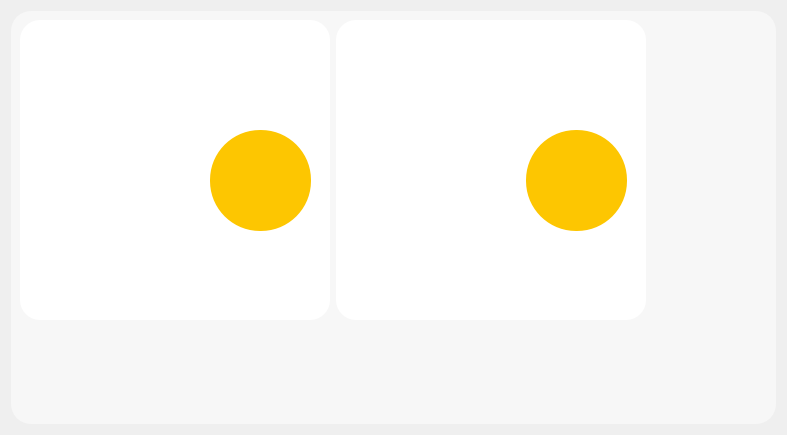
<?xml version="1.0" encoding="UTF-8"?>
<ui version="4.0">
 <class>Form</class>
 <widget class="QWidget" name="Form">
  <property name="geometry">
   <rect>
    <x>0</x>
    <y>0</y>
    <width>787</width>
    <height>435</height>
   </rect>
  </property>
  <property name="windowTitle">
   <string>home</string>
  </property>
  <layout class="QVBoxLayout" name="verticalLayout_2">
   <item>
    <layout class="QVBoxLayout" name="verticalLayout">
     <item>
      <widget class="QWidget" name="content" native="true">
       <property name="styleSheet">
        <string notr="true">background-color: #F7F7F7;
border-radius: 20px;</string>
       </property>
       <layout class="QGridLayout" name="gridLayout_2">
        <item row="0" column="0">
         <layout class="QGridLayout" name="gridLayout">
          <item row="0" column="0" alignment="Qt::AlignLeft">
           <widget class="QFrame" name="cardFrame">
            <property name="minimumSize">
             <size>
              <width>310</width>
              <height>300</height>
             </size>
            </property>
            <property name="maximumSize">
             <size>
              <width>310</width>
              <height>300</height>
             </size>
            </property>
            <property name="styleSheet">
             <string notr="true">background-color: white;
border-radius: 20px;
</string>
            </property>
            <property name="frameShape">
             <enum>QFrame::StyledPanel</enum>
            </property>
            <property name="frameShadow">
             <enum>QFrame::Raised</enum>
            </property>
            <widget class="QLabel" name="label">
             <property name="geometry">
              <rect>
               <x>10</x>
               <y>10</y>
               <width>291</width>
               <height>151</height>
              </rect>
             </property>
             <property name="text">
              <string/>
             </property>
             <property name="pixmap">
              <pixmap>../../../../img_bookclub.jpg</pixmap>
             </property>
             <property name="scaledContents">
              <bool>true</bool>
             </property>
            </widget>
            <widget class="QLabel" name="label_5">
             <property name="geometry">
              <rect>
               <x>190</x>
               <y>110</y>
               <width>101</width>
               <height>101</height>
              </rect>
             </property>
             <property name="styleSheet">
              <string notr="true">border-radius: 50%;
background-color: #FDC601;</string>
             </property>
             <property name="text">
              <string/>
             </property>
            </widget>
            <widget class="QLabel" name="label_2">
             <property name="geometry">
              <rect>
               <x>30</x>
               <y>26</y>
               <width>109</width>
               <height>64</height>
              </rect>
             </property>
             <property name="autoFillBackground">
              <bool>false</bool>
             </property>
             <property name="styleSheet">
              <string notr="true">color: #ffffff;
font-size: 36px;
background-color: transparent;
font-family: &quot;Poppins&quot;;
</string>
             </property>
             <property name="text">
              <string>ITSD81</string>
             </property>
            </widget>
            <widget class="QLabel" name="label_4">
             <property name="geometry">
              <rect>
               <x>30</x>
               <y>110</y>
               <width>106</width>
               <height>22</height>
              </rect>
             </property>
             <property name="styleSheet">
              <string notr="true">color: white;
font-family: &quot;Poppins&quot;;
font-size: 12px;
background-color: transparent;</string>
             </property>
             <property name="text">
              <string>Neil John Jomaya</string>
             </property>
            </widget>
            <widget class="QLabel" name="label_3">
             <property name="geometry">
              <rect>
               <x>30</x>
               <y>80</y>
               <width>70</width>
               <height>28</height>
              </rect>
             </property>
             <property name="styleSheet">
              <string notr="true">color: white;
font-family: &quot;Poppins&quot;;
font-size: 16px;
background-color: transparent;
</string>
             </property>
             <property name="text">
              <string>BSIT - 3C</string>
             </property>
            </widget>
           </widget>
          </item>
          <item row="0" column="2">
           <spacer name="horizontalSpacer">
            <property name="orientation">
             <enum>Qt::Horizontal</enum>
            </property>
            <property name="sizeHint" stdset="0">
             <size>
              <width>50</width>
              <height>20</height>
             </size>
            </property>
           </spacer>
          </item>
          <item row="0" column="1">
           <widget class="QFrame" name="cardFrame_2">
            <property name="minimumSize">
             <size>
              <width>310</width>
              <height>200</height>
             </size>
            </property>
            <property name="maximumSize">
             <size>
              <width>310</width>
              <height>300</height>
             </size>
            </property>
            <property name="styleSheet">
             <string notr="true">background-color: white;
border-radius: 20px;
</string>
            </property>
            <property name="frameShape">
             <enum>QFrame::StyledPanel</enum>
            </property>
            <property name="frameShadow">
             <enum>QFrame::Raised</enum>
            </property>
            <widget class="QLabel" name="label_6">
             <property name="geometry">
              <rect>
               <x>10</x>
               <y>10</y>
               <width>291</width>
               <height>151</height>
              </rect>
             </property>
             <property name="text">
              <string/>
             </property>
             <property name="pixmap">
              <pixmap>../../../../img_bookclub.jpg</pixmap>
             </property>
             <property name="scaledContents">
              <bool>true</bool>
             </property>
            </widget>
            <widget class="QLabel" name="label_7">
             <property name="geometry">
              <rect>
               <x>190</x>
               <y>110</y>
               <width>101</width>
               <height>101</height>
              </rect>
             </property>
             <property name="styleSheet">
              <string notr="true">border-radius: 50%;
background-color: #FDC601;</string>
             </property>
             <property name="text">
              <string/>
             </property>
            </widget>
            <widget class="QLabel" name="label_8">
             <property name="geometry">
              <rect>
               <x>30</x>
               <y>26</y>
               <width>121</width>
               <height>64</height>
              </rect>
             </property>
             <property name="autoFillBackground">
              <bool>false</bool>
             </property>
             <property name="styleSheet">
              <string notr="true">color: #ffffff;
font-size: 36px;
background-color: transparent;
font-family: &quot;Poppins&quot;;
</string>
             </property>
             <property name="text">
              <string>ITSD83</string>
             </property>
            </widget>
            <widget class="QLabel" name="label_9">
             <property name="geometry">
              <rect>
               <x>30</x>
               <y>110</y>
               <width>121</width>
               <height>22</height>
              </rect>
             </property>
             <property name="styleSheet">
              <string notr="true">color: white;
font-family: &quot;Poppins&quot;;
font-size: 12px;
background-color: transparent;</string>
             </property>
             <property name="text">
              <string>Mindell Rey Aguirre</string>
             </property>
            </widget>
            <widget class="QLabel" name="label_10">
             <property name="geometry">
              <rect>
               <x>30</x>
               <y>80</y>
               <width>70</width>
               <height>28</height>
              </rect>
             </property>
             <property name="styleSheet">
              <string notr="true">color: white;
font-family: &quot;Poppins&quot;;
font-size: 16px;
background-color: transparent;
</string>
             </property>
             <property name="text">
              <string>BSIT - 3C</string>
             </property>
            </widget>
           </widget>
          </item>
          <item row="1" column="0">
           <spacer name="verticalSpacer">
            <property name="orientation">
             <enum>Qt::Vertical</enum>
            </property>
            <property name="sizeHint" stdset="0">
             <size>
              <width>20</width>
              <height>40</height>
             </size>
            </property>
           </spacer>
          </item>
         </layout>
        </item>
       </layout>
      </widget>
     </item>
    </layout>
   </item>
  </layout>
 </widget>
 <resources>
  <include location="../../../../src/font.qrc"/>
 </resources>
 <connections/>
</ui>
